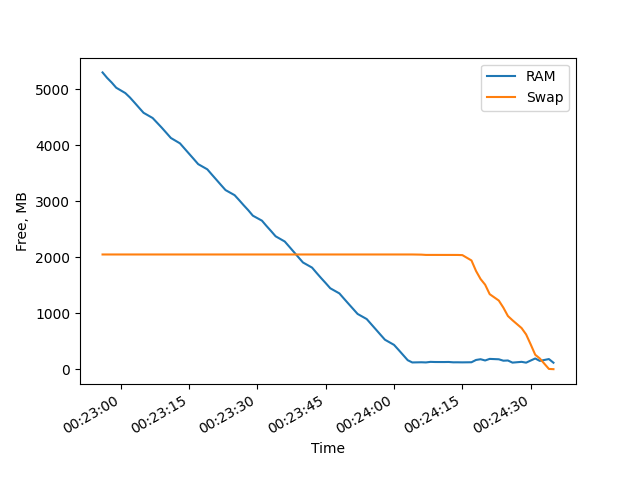

This chart was generated by the following Python code:
import datetime as dt
import matplotlib.pyplot as plt

times = []
with open('time.log') as f:
    times = [dt.datetime.strptime(line.rstrip(), '%I:%M:%S %p') for line in f]

rams = []
with open('ram.log') as f:
    rams = [float(line.rstrip()) for line in f]

swaps = []
with open('swap.log') as f:
    swaps = [float(line.rstrip()) for line in f]

plt.plot(times, rams, label="RAM")
plt.plot(times, swaps, label="Swap")

plt.gcf().autofmt_xdate()

plt.xlabel('Time')
plt.ylabel('Free, MB')
plt.legend()

plt.savefig('free_sys.png')
